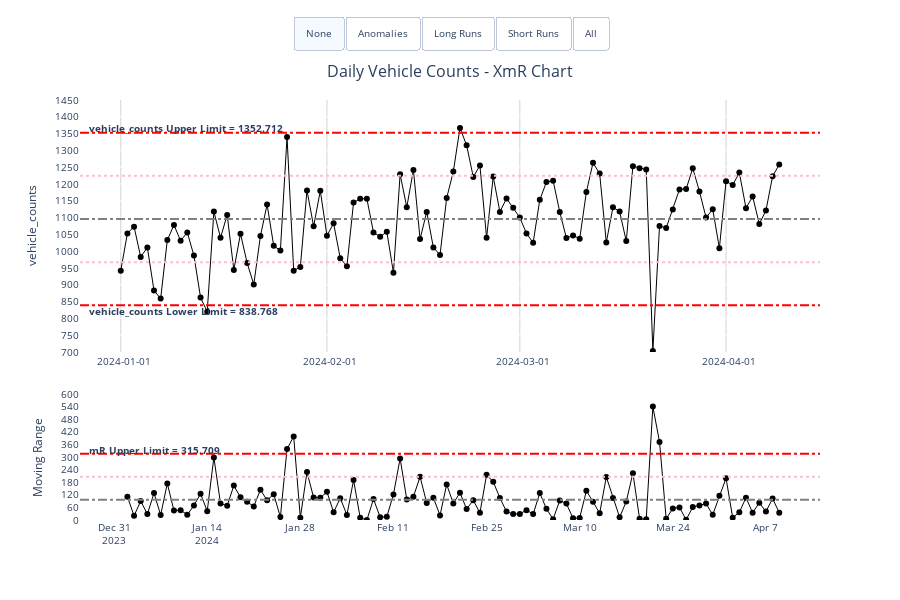

The notebook cell saved with this chart:
### Markdown cell above
## Date example

### Code cell
# Create XmR chart
xmr_chart = xmr.XmR(
    data=data,
    x_type='date_time',
    x_ser_name='date',
    y_ser_name='vehicle_counts',
    date_part_resolution='day',
    title='Daily Vehicle Counts - XmR Chart',
    # period_breaks = ['2024-01-21', '2024-03-01']
)

# Display the chart
xmr_chart.xmr_chart

### Figure 1 — Plotly figure (JSON) as saved in the notebook; plotly's stock layout.template omitted (floating-point values rounded to 4 significant figures; data arrays with more than 128 entries replaced by an {"elided": "..."} marker saying what was removed)
{"data": [{"customdata": {"elided": "100x2 float values"}, "hovertemplate": "<b>Date:</b> %{x|%Y-%m-%d}<br><b>Value:</b> %{y:,.2f}<br><b>Mean:</b>%{customdata[0]:,.2f}<br><extra></extra>", "line": {"color": "black", "width": 1}, "marker": {"color": "black", "size": 6}, "mode": "lines+markers", "name": "vehicle_counts", "type": "scatter", "x": ["2024-01-01", "2024-01-02", "2024-01-03", "2024-01-04", "2024-01-05", "2024-01-06", "2024-01-07", "2024-01-08", "2024-01-09", "2024-01-10", "2024-01-11", "2024-01-12", "2024-01-13", "2024-01-14", "2024-01-15", "2024-01-16", "2024-01-17", "2024-01-18", "2024-01-19", "2024-01-20", "2024-01-21", "2024-01-22", "2024-01-23", "2024-01-24", "2024-01-25", "2024-01-26", "2024-01-27", "2024-01-28", "2024-01-29", "2024-01-30", "2024-01-31", "2024-02-01", "2024-02-02", "2024-02-03", "2024-02-04", "2024-02-05", "2024-02-06", "2024-02-07", "2024-02-08", "2024-02-09", "2024-02-10", "2024-02-11", "2024-02-12", "2024-02-13", "2024-02-14", "2024-02-15", "2024-02-16", "2024-02-17", "2024-02-18", "2024-02-19", "2024-02-20", "2024-02-21", "2024-02-22", "2024-02-23", "2024-02-24", "2024-02-25", "2024-02-26", "2024-02-27", "2024-02-28", "2024-02-29", "2024-03-01", "2024-03-02", "2024-03-03", "2024-03-04", "2024-03-05", "2024-03-06", "2024-03-07", "2024-03-08", "2024-03-09", "2024-03-10", "2024-03-11", "2024-03-12", "2024-03-13", "2024-03-14", "2024-03-15", "2024-03-16", "2024-03-17", "2024-03-18", "2024-03-19", "2024-03-20", "2024-03-21", "2024-03-22", "2024-03-23", "2024-03-24", "2024-03-25", "2024-03-26", "2024-03-27", "2024-03-28", "2024-03-29", "2024-03-30", "2024-03-31", "2024-04-01", "2024-04-02", "2024-04-03", "2024-04-04", "2024-04-05", "2024-04-06", "2024-04-07", "2024-04-08", "2024-04-09"], "xaxis": "x", "y": [942, 1053, 1073, 983, 1011, 883, 859, 1033, 1078, 1031, 1056, 987, 862, 820, 1118, 1040, 1108, 944, 1052, 965, 901, 1045, 1139, 1016, 1002, 1340, 942, 953, 1181, 1074, 1180, 1046, 1083, 979, 955, 1145, 1156, 1156, 1056, 1043, 1058, 936, 1229, 1131, 1242, 1036, 1117, 1011, 989, 1158, 1237, 1367, 1315, 1221, 1255, 1040, 1222, 1117, 1157, 1129, 1100, 1053, 1025, 1153, 1206, 1210, 1117, 1039, 1047, 1037, 1176, 1263, 1231, 1026, 1131, 1118, 1030, 1253, 1247, 1243, 703, 1075, 1069, 1124, 1184, 1185, 1247, 1178, 1100, 1125, 1009, 1208, 1197, 1234, 1128, 1163, 1081, 1121, 1223, 1258], "yaxis": "y"}, {"customdata": {"elided": "100x2 float values"}, "hovertemplate": "<b>Date:</b> %{x|%Y-%m-%d}<br><b>Range:</b> %{y:,.2f}<br><b>Mean:</b>%{customdata[0]:,.2f}<br><extra></extra>", "line": {"color": "black", "width": 1}, "marker": {"color": "black", "size": 6}, "mode": "lines+markers", "name": "Moving Range", "type": "scatter", "x": ["2024-01-01", "2024-01-02", "2024-01-03", "2024-01-04", "2024-01-05", "2024-01-06", "2024-01-07", "2024-01-08", "2024-01-09", "2024-01-10", "2024-01-11", "2024-01-12", "2024-01-13", "2024-01-14", "2024-01-15", "2024-01-16", "2024-01-17", "2024-01-18", "2024-01-19", "2024-01-20", "2024-01-21", "2024-01-22", "2024-01-23", "2024-01-24", "2024-01-25", "2024-01-26", "2024-01-27", "2024-01-28", "2024-01-29", "2024-01-30", "2024-01-31", "2024-02-01", "2024-02-02", "2024-02-03", "2024-02-04", "2024-02-05", "2024-02-06", "2024-02-07", "2024-02-08", "2024-02-09", "2024-02-10", "2024-02-11", "2024-02-12", "2024-02-13", "2024-02-14", "2024-02-15", "2024-02-16", "2024-02-17", "2024-02-18", "2024-02-19", "2024-02-20", "2024-02-21", "2024-02-22", "2024-02-23", "2024-02-24", "2024-02-25", "2024-02-26", "2024-02-27", "2024-02-28", "2024-02-29", "2024-03-01", "2024-03-02", "2024-03-03", "2024-03-04", "2024-03-05", "2024-03-06", "2024-03-07", "2024-03-08", "2024-03-09", "2024-03-10", "2024-03-11", "2024-03-12", "2024-03-13", "2024-03-14", "2024-03-15", "2024-03-16", "2024-03-17", "2024-03-18", "2024-03-19", "2024-03-20", "2024-03-21", "2024-03-22", "2024-03-23", "2024-03-24", "2024-03-25", "2024-03-26", "2024-03-27", "2024-03-28", "2024-03-29", "2024-03-30", "2024-03-31", "2024-04-01", "2024-04-02", "2024-04-03", "2024-04-04", "2024-04-05", "2024-04-06", "2024-04-07", "2024-04-08", "2024-04-09"], "xaxis": "x2", "y": [null, 111, 20, 90, 28, 128, 24, 174, 45, 47, 25, 69, 125, 42, 298, 78, 68, 164, 108, 87, 64, 144, 94, 123, 14, 338, 398, 11, 228, 107, 106, 134, 37, 104, 24, 190, 11, 0, 100, 13, 15, 122, 293, 98, 111, 206, 81, 106, 22, 169, 79, 130, 52, 94, 34, 215, 182, 105, 40, 28, 29, 47, 28, 128, 53, 4, 93, 78, 8, 10, 139, 87, 32, 205, 105, 13, 88, 223, 6, 4, 540, 372, 6, 55, 60, 1, 62, 69, 78, 25, 116, 199, 11, 37, 106, 35, 82, 40, 102, 35], "yaxis": "y2"}, {"marker": {"color": "red", "size": 8, "symbol": "cross"}, "mode": "markers", "texttemplate": "%{y}", "type": "scatter", "visible": false, "x": ["2024-01-14", "2024-02-21", "2024-03-21"], "xaxis": "x", "y": [820, 1367, 703], "yaxis": "y"}, {"marker": {"color": "red", "size": 8, "symbol": "cross"}, "mode": "markers", "type": "scatter", "visible": false, "x": ["2024-01-26", "2024-01-27", "2024-03-21", "2024-03-22"], "xaxis": "x2", "y": [338, 398, 540, 372], "yaxis": "y2"}], "layout": {"annotations": [{"font": {"size": 16}, "showarrow": false, "text": "Daily Vehicle Counts - XmR Chart", "x": 0.5, "xanchor": "center", "xref": "paper", "y": 1.1, "yanchor": "top", "yref": "paper"}, {"font": {"size": 10}, "showarrow": false, "text": "<b>mR Upper Limit = 315.709</b>", "x": 0.01, "xanchor": "left", "xref": "paper", "y": 331.5, "yanchor": "auto", "yref": "y2"}, {"font": {"size": 10}, "showarrow": false, "text": "<b>vehicle_counts Upper Limit = 1352.712</b>", "x": 0.01, "xanchor": "left", "xref": "paper", "y": 1368.0, "yanchor": "auto", "yref": "y"}, {"font": {"size": 10}, "showarrow": false, "text": "<b>vehicle_counts Lower Limit = 838.768</b>", "x": 0.01, "xanchor": "left", "xref": "paper", "y": 823.3, "yanchor": "auto", "yref": "y"}], "font": {"size": 10}, "height": 600, "hovermode": "x", "plot_bgcolor": "white", "shapes": [{"line": {"color": "gray", "dash": "dashdot"}, "type": "line", "x0": 0, "x1": 1, "xref": "x domain", "y0": 1096.0, "y1": 1096.0, "yref": "y"}, {"line": {"color": "red", "dash": "dashdot"}, "type": "line", "x0": 0, "x1": 1, "xref": "x domain", "y0": 1353.0, "y1": 1353.0, "yref": "y"}, {"line": {"color": "red", "dash": "dashdot"}, "type": "line", "x0": 0, "x1": 1, "xref": "x domain", "y0": 838.8, "y1": 838.8, "yref": "y"}, {"line": {"color": "pink", "dash": "dot"}, "type": "line", "x0": 0, "x1": 1, "xref": "x domain", "y0": 1224.0, "y1": 1224.0, "yref": "y"}, {"line": {"color": "pink", "dash": "dot"}, "type": "line", "x0": 0, "x1": 1, "xref": "x domain", "y0": 967.3, "y1": 967.3, "yref": "y"}, {"line": {"color": "gray", "dash": "dashdot"}, "type": "line", "x0": 0, "x1": 1, "xref": "x domain", "y0": 96.61, "y1": 96.61, "yref": "y2"}, {"line": {"color": "red", "dash": "dashdot"}, "type": "line", "x0": 0, "x1": 1, "xref": "x domain", "y0": 315.7, "y1": 315.7, "yref": "y2"}, {"line": {"color": "pink", "dash": "dot"}, "type": "line", "x0": 0, "x1": 1, "xref": "x domain", "y0": 206.2, "y1": 206.2, "yref": "y2"}], "showlegend": false, "updatemenus": [{"active": 0, "buttons": [{"args": [{"visible": [true, true, false, false]}, {"annotations": [{"font": {"size": 16}, "showarrow": false, "text": "Daily Vehicle Counts - XmR Chart", "x": 0.5, "xanchor": "center", "xref": "paper", "y": 1.1, "yanchor": "top", "yref": "paper"}, {"font": {"size": 10}, "showarrow": false, "text": "<b>mR Upper Limit = 315.709</b>", "x": 0.01, "xanchor": "left", "xref": "paper", "y": 331.5, "yanchor": "auto", "yref": "y2"}, {"font": {"size": 10}, "showarrow": false, "text": "<b>vehicle_counts Upper Limit = 1352.712</b>", "x": 0.01, "xanchor": "left", "xref": "paper", "y": 1368.0, "yanchor": "auto", "yref": "y"}, {"font": {"size": 10}, "showarrow": false, "text": "<b>vehicle_counts Lower Limit = 838.768</b>", "x": 0.01, "xanchor": "left", "xref": "paper", "y": 823.3, "yanchor": "auto", "yref": "y"}], "shapes": [{"line": {"color": "gray", "dash": "dashdot"}, "type": "line", "x0": 0, "x1": 1, "xref": "x domain", "y0": 1096.0, "y1": 1096.0, "yref": "y"}, {"line": {"color": "red", "dash": "dashdot"}, "type": "line", "x0": 0, "x1": 1, "xref": "x domain", "y0": 1353.0, "y1": 1353.0, "yref": "y"}, {"line": {"color": "red", "dash": "dashdot"}, "type": "line", "x0": 0, "x1": 1, "xref": "x domain", "y0": 838.8, "y1": 838.8, "yref": "y"}, {"line": {"color": "pink", "dash": "dot"}, "type": "line", "x0": 0, "x1": 1, "xref": "x domain", "y0": 1224.0, "y1": 1224.0, "yref": "y"}, {"line": {"color": "pink", "dash": "dot"}, "type": "line", "x0": 0, "x1": 1, "xref": "x domain", "y0": 967.3, "y1": 967.3, "yref": "y"}, {"line": {"color": "gray", "dash": "dashdot"}, "type": "line", "x0": 0, "x1": 1, "xref": "x domain", "y0": 96.61, "y1": 96.61, "yref": "y2"}, {"line": {"color": "red", "dash": "dashdot"}, "type": "line", "x0": 0, "x1": 1, "xref": "x domain", "y0": 315.7, "y1": 315.7, "yref": "y2"}, {"line": {"color": "pink", "dash": "dot"}, "type": "line", "x0": 0, "x1": 1, "xref": "x domain", "y0": 206.2, "y1": 206.2, "yref": "y2"}]}], "label": "None", "method": "update"}, {"args": [{"visible": [true, true, true, true]}, {"annotations": [{"font": {"size": 16}, "showarrow": false, "text": "Daily Vehicle Counts - XmR Chart", "x": 0.5, "xanchor": "center", "xref": "paper", "y": 1.1, "yanchor": "top", "yref": "paper"}, {"font": {"size": 10}, "showarrow": false, "text": "<b>mR Upper Limit = 315.709</b>", "x": 0.01, "xanchor": "left", "xref": "paper", "y": 331.5, "yanchor": "auto", "yref": "y2"}, {"font": {"size": 10}, "showarrow": false, "text": "<b>vehicle_counts Upper Limit = 1352.712</b>", "x": 0.01, "xanchor": "left", "xref": "paper", "y": 1368.0, "yanchor": "auto", "yref": "y"}, {"font": {"size": 10}, "showarrow": false, "text": "<b>vehicle_counts Lower Limit = 838.768</b>", "x": 0.01, "xanchor": "left", "xref": "paper", "y": 823.3, "yanchor": "auto", "yref": "y"}], "shapes": [{"line": {"color": "gray", "dash": "dashdot"}, "type": "line", "x0": 0, "x1": 1, "xref": "x domain", "y0": 1096.0, "y1": 1096.0, "yref": "y"}, {"line": {"color": "red", "dash": "dashdot"}, "type": "line", "x0": 0, "x1": 1, "xref": "x domain", "y0": 1353.0, "y1": 1353.0, "yref": "y"}, {"line": {"color": "red", "dash": "dashdot"}, "type": "line", "x0": 0, "x1": 1, "xref": "x domain", "y0": 838.8, "y1": 838.8, "yref": "y"}, {"line": {"color": "pink", "dash": "dot"}, "type": "line", "x0": 0, "x1": 1, "xref": "x domain", "y0": 1224.0, "y1": 1224.0, "yref": "y"}, {"line": {"color": "pink", "dash": "dot"}, "type": "line", "x0": 0, "x1": 1, "xref": "x domain", "y0": 967.3, "y1": 967.3, "yref": "y"}, {"line": {"color": "gray", "dash": "dashdot"}, "type": "line", "x0": 0, "x1": 1, "xref": "x domain", "y0": 96.61, "y1": 96.61, "yref": "y2"}, {"line": {"color": "red", "dash": "dashdot"}, "type": "line", "x0": 0, "x1": 1, "xref": "x domain", "y0": 315.7, "y1": 315.7, "yref": "y2"}, {"line": {"color": "pink", "dash": "dot"}, "type": "line", "x0": 0, "x1": 1, "xref": "x domain", "y0": 206.2, "y1": 206.2, "yref": "y2"}]}], "label": "Anomalies", "method": "update"}, {"args": [{"visible": [true, true, false, false]}, {"annotations": [{"font": {"size": 16}, "showarrow": false, "text": "Daily Vehicle Counts - XmR Chart", "x": 0.5, "xanchor": "center", "xref": "paper", "y": 1.1, "yanchor": "top", "yref": "paper"}, {"font": {"size": 10}, "showarrow": false, "text": "<b>mR Upper Limit = 315.709</b>", "x": 0.01, "xanchor": "left", "xref": "paper", "y": 331.5, "yanchor": "auto", "yref": "y2"}, {"font": {"size": 10}, "showarrow": false, "text": "<b>vehicle_counts Upper Limit = 1352.712</b>", "x": 0.01, "xanchor": "left", "xref": "paper", "y": 1368.0, "yanchor": "auto", "yref": "y"}, {"font": {"size": 10}, "showarrow": false, "text": "<b>vehicle_counts Lower Limit = 838.768</b>", "x": 0.01, "xanchor": "left", "xref": "paper", "y": 823.3, "yanchor": "auto", "yref": "y"}], "shapes": [{"line": {"color": "gray", "dash": "dashdot"}, "type": "line", "x0": 0, "x1": 1, "xref": "x domain", "y0": 1096.0, "y1": 1096.0, "yref": "y"}, {"line": {"color": "red", "dash": "dashdot"}, "type": "line", "x0": 0, "x1": 1, "xref": "x domain", "y0": 1353.0, "y1": 1353.0, "yref": "y"}, {"line": {"color": "red", "dash": "dashdot"}, "type": "line", "x0": 0, "x1": 1, "xref": "x domain", "y0": 838.8, "y1": 838.8, "yref": "y"}, {"line": {"color": "pink", "dash": "dot"}, "type": "line", "x0": 0, "x1": 1, "xref": "x domain", "y0": 1224.0, "y1": 1224.0, "yref": "y"}, {"line": {"color": "pink", "dash": "dot"}, "type": "line", "x0": 0, "x1": 1, "xref": "x domain", "y0": 967.3, "y1": 967.3, "yref": "y"}, {"line": {"color": "gray", "dash": "dashdot"}, "type": "line", "x0": 0, "x1": 1, "xref": "x domain", "y0": 96.61, "y1": 96.61, "yref": "y2"}, {"line": {"color": "red", "dash": "dashdot"}, "type": "line", "x0": 0, "x1": 1, "xref": "x domain", "y0": 315.7, "y1": 315.7, "yref": "y2"}, {"line": {"color": "pink", "dash": "dot"}, "type": "line", "x0": 0, "x1": 1, "xref": "x domain", "y0": 206.2, "y1": 206.2, "yref": "y2"}, {"fillcolor": "pink", "line": {"color": "purple", "dash": "longdashdot", "width": 2}, "name": "Long Run", "opacity": 0.2, "path": "M 2024-01-01 00:00:00 979.5 L 2024-01-02 00:00:00 1090.5 L 2024-01-03 00:00:00 1110.5 L 2024-01-04 00:00:00 1020.5 L 2024-01-05 00:00:00 1048.5 L 2024-01-06 00:00:00 920.5 L 2024-01-07 00:00:00 896.5 L 2024-01-08 00:00:00 1070.5 L 2024-01-09 00:00:00 1115.5 L 2024-01-10 00:00:00 1068.5 L 2024-01-11 00:00:00 1093.5 L 2024-01-12 00:00:00 1024.5 L 2024-01-13 00:00:00 899.5 L 2024-01-14 00:00:00 857.5 L 2024-01-14 00:00:00 782.5 L 2024-01-13 00:00:00 824.5 L 2024-01-12 00:00:00 949.5 L 2024-01-11 00:00:00 1018.5 L 2024-01-10 00:00:00 993.5 L 2024-01-09 00:00:00 1040.5 L 2024-01-08 00:00:00 995.5 L 2024-01-07 00:00:00 821.5 L 2024-01-06 00:00:00 845.5 L 2024-01-05 00:00:00 973.5 L 2024-01-04 00:00:00 945.5 L 2024-01-03 00:00:00 1035.5 L 2024-01-02 00:00:00 1015.5 L 2024-01-01 00:00:00 904.5 Z", "type": "path"}]}], "label": "Long Runs", "method": "update"}, {"args": [{"visible": [true, true, false, false]}, {"annotations": [{"font": {"size": 16}, "showarrow": false, "text": "Daily Vehicle Counts - XmR Chart", "x": 0.5, "xanchor": "center", "xref": "paper", "y": 1.1, "yanchor": "top", "yref": "paper"}, {"font": {"size": 10}, "showarrow": false, "text": "<b>mR Upper Limit = 315.709</b>", "x": 0.01, "xanchor": "left", "xref": "paper", "y": 331.5, "yanchor": "auto", "yref": "y2"}, {"font": {"size": 10}, "showarrow": false, "text": "<b>vehicle_counts Upper Limit = 1352.712</b>", "x": 0.01, "xanchor": "left", "xref": "paper", "y": 1368.0, "yanchor": "auto", "yref": "y"}, {"font": {"size": 10}, "showarrow": false, "text": "<b>vehicle_counts Lower Limit = 838.768</b>", "x": 0.01, "xanchor": "left", "xref": "paper", "y": 823.3, "yanchor": "auto", "yref": "y"}], "shapes": [{"line": {"color": "gray", "dash": "dashdot"}, "type": "line", "x0": 0, "x1": 1, "xref": "x domain", "y0": 1096.0, "y1": 1096.0, "yref": "y"}, {"line": {"color": "red", "dash": "dashdot"}, "type": "line", "x0": 0, "x1": 1, "xref": "x domain", "y0": 1353.0, "y1": 1353.0, "yref": "y"}, {"line": {"color": "red", "dash": "dashdot"}, "type": "line", "x0": 0, "x1": 1, "xref": "x domain", "y0": 838.8, "y1": 838.8, "yref": "y"}, {"line": {"color": "pink", "dash": "dot"}, "type": "line", "x0": 0, "x1": 1, "xref": "x domain", "y0": 1224.0, "y1": 1224.0, "yref": "y"}, {"line": {"color": "pink", "dash": "dot"}, "type": "line", "x0": 0, "x1": 1, "xref": "x domain", "y0": 967.3, "y1": 967.3, "yref": "y"}, {"line": {"color": "gray", "dash": "dashdot"}, "type": "line", "x0": 0, "x1": 1, "xref": "x domain", "y0": 96.61, "y1": 96.61, "yref": "y2"}, {"line": {"color": "red", "dash": "dashdot"}, "type": "line", "x0": 0, "x1": 1, "xref": "x domain", "y0": 315.7, "y1": 315.7, "yref": "y2"}, {"line": {"color": "pink", "dash": "dot"}, "type": "line", "x0": 0, "x1": 1, "xref": "x domain", "y0": 206.2, "y1": 206.2, "yref": "y2"}, {"fillcolor": "purple", "line": {"color": "blue", "dash": "longdashdot", "width": 2}, "name": "Short Run", "opacity": 0.2, "path": "M 2024-03-17 00:00:00 1067.5 L 2024-03-18 00:00:00 1290.5 L 2024-03-19 00:00:00 1284.5 L 2024-03-20 00:00:00 1280.5 L 2024-03-21 00:00:00 740.5 L 2024-03-21 00:00:00 665.5 L 2024-03-20 00:00:00 1205.5 L 2024-03-19 00:00:00 1209.5 L 2024-03-18 00:00:00 1215.5 L 2024-03-17 00:00:00 992.5 Z", "type": "path"}, {"fillcolor": "purple", "line": {"color": "blue", "dash": "longdashdot", "width": 2}, "name": "Short Run", "opacity": 0.2, "path": "M 2024-02-19 00:00:00 1195.5 L 2024-02-20 00:00:00 1274.5 L 2024-02-21 00:00:00 1404.5 L 2024-02-22 00:00:00 1352.5 L 2024-02-23 00:00:00 1258.5 L 2024-02-23 00:00:00 1183.5 L 2024-02-22 00:00:00 1277.5 L 2024-02-21 00:00:00 1329.5 L 2024-02-20 00:00:00 1199.5 L 2024-02-19 00:00:00 1120.5 Z", "type": "path"}, {"fillcolor": "purple", "line": {"color": "blue", "dash": "longdashdot", "width": 2}, "name": "Short Run", "opacity": 0.2, "path": "M 2024-01-18 00:00:00 981.5 L 2024-01-19 00:00:00 1089.5 L 2024-01-20 00:00:00 1002.5 L 2024-01-21 00:00:00 938.5 L 2024-01-21 00:00:00 863.5 L 2024-01-20 00:00:00 927.5 L 2024-01-19 00:00:00 1014.5 L 2024-01-18 00:00:00 906.5 Z", "type": "path"}, {"fillcolor": "purple", "line": {"color": "blue", "dash": "longdashdot", "width": 2}, "name": "Short Run", "opacity": 0.2, "path": "M 2024-02-21 00:00:00 1404.5 L 2024-02-22 00:00:00 1352.5 L 2024-02-23 00:00:00 1258.5 L 2024-02-24 00:00:00 1292.5 L 2024-02-24 00:00:00 1217.5 L 2024-02-23 00:00:00 1183.5 L 2024-02-22 00:00:00 1277.5 L 2024-02-21 00:00:00 1329.5 Z", "type": "path"}]}], "label": "Short Runs", "method": "update"}, {"args": [{"visible": [true, true, true, true]}, {"annotations": [{"font": {"size": 16}, "showarrow": false, "text": "Daily Vehicle Counts - XmR Chart", "x": 0.5, "xanchor": "center", "xref": "paper", "y": 1.1, "yanchor": "top", "yref": "paper"}, {"font": {"size": 10}, "showarrow": false, "text": "<b>mR Upper Limit = 315.709</b>", "x": 0.01, "xanchor": "left", "xref": "paper", "y": 331.5, "yanchor": "auto", "yref": "y2"}, {"font": {"size": 10}, "showarrow": false, "text": "<b>vehicle_counts Upper Limit = 1352.712</b>", "x": 0.01, "xanchor": "left", "xref": "paper", "y": 1368.0, "yanchor": "auto", "yref": "y"}, {"font": {"size": 10}, "showarrow": false, "text": "<b>vehicle_counts Lower Limit = 838.768</b>", "x": 0.01, "xanchor": "left", "xref": "paper", "y": 823.3, "yanchor": "auto", "yref": "y"}], "shapes": [{"line": {"color": "gray", "dash": "dashdot"}, "type": "line", "x0": 0, "x1": 1, "xref": "x domain", "y0": 1096.0, "y1": 1096.0, "yref": "y"}, {"line": {"color": "red", "dash": "dashdot"}, "type": "line", "x0": 0, "x1": 1, "xref": "x domain", "y0": 1353.0, "y1": 1353.0, "yref": "y"}, {"line": {"color": "red", "dash": "dashdot"}, "type": "line", "x0": 0, "x1": 1, "xref": "x domain", "y0": 838.8, "y1": 838.8, "yref": "y"}, {"line": {"color": "pink", "dash": "dot"}, "type": "line", "x0": 0, "x1": 1, "xref": "x domain", "y0": 1224.0, "y1": 1224.0, "yref": "y"}, {"line": {"color": "pink", "dash": "dot"}, "type": "line", "x0": 0, "x1": 1, "xref": "x domain", "y0": 967.3, "y1": 967.3, "yref": "y"}, {"line": {"color": "gray", "dash": "dashdot"}, "type": "line", "x0": 0, "x1": 1, "xref": "x domain", "y0": 96.61, "y1": 96.61, "yref": "y2"}, {"line": {"color": "red", "dash": "dashdot"}, "type": "line", "x0": 0, "x1": 1, "xref": "x domain", "y0": 315.7, "y1": 315.7, "yref": "y2"}, {"line": {"color": "pink", "dash": "dot"}, "type": "line", "x0": 0, "x1": 1, "xref": "x domain", "y0": 206.2, "y1": 206.2, "yref": "y2"}, {"fillcolor": "pink", "line": {"color": "purple", "dash": "longdashdot", "width": 2}, "name": "Long Run", "opacity": 0.2, "path": "M 2024-01-01 00:00:00 979.5 L 2024-01-02 00:00:00 1090.5 L 2024-01-03 00:00:00 1110.5 L 2024-01-04 00:00:00 1020.5 L 2024-01-05 00:00:00 1048.5 L 2024-01-06 00:00:00 920.5 L 2024-01-07 00:00:00 896.5 L 2024-01-08 00:00:00 1070.5 L 2024-01-09 00:00:00 1115.5 L 2024-01-10 00:00:00 1068.5 L 2024-01-11 00:00:00 1093.5 L 2024-01-12 00:00:00 1024.5 L 2024-01-13 00:00:00 899.5 L 2024-01-14 00:00:00 857.5 L 2024-01-14 00:00:00 782.5 L 2024-01-13 00:00:00 824.5 L 2024-01-12 00:00:00 949.5 L 2024-01-11 00:00:00 1018.5 L 2024-01-10 00:00:00 993.5 L 2024-01-09 00:00:00 1040.5 L 2024-01-08 00:00:00 995.5 L 2024-01-07 00:00:00 821.5 L 2024-01-06 00:00:00 845.5 L 2024-01-05 00:00:00 973.5 L 2024-01-04 00:00:00 945.5 L 2024-01-03 00:00:00 1035.5 L 2024-01-02 00:00:00 1015.5 L 2024-01-01 00:00:00 904.5 Z", "type": "path"}, {"fillcolor": "purple", "line": {"color": "blue", "dash": "longdashdot", "width": 2}, "name": "Short Run", "opacity": 0.2, "path": "M 2024-03-17 00:00:00 1067.5 L 2024-03-18 00:00:00 1290.5 L 2024-03-19 00:00:00 1284.5 L 2024-03-20 00:00:00 1280.5 L 2024-03-21 00:00:00 740.5 L 2024-03-21 00:00:00 665.5 L 2024-03-20 00:00:00 1205.5 L 2024-03-19 00:00:00 1209.5 L 2024-03-18 00:00:00 1215.5 L 2024-03-17 00:00:00 992.5 Z", "type": "path"}, {"fillcolor": "purple", "line": {"color": "blue", "dash": "longdashdot", "width": 2}, "name": "Short Run", "opacity": 0.2, "path": "M 2024-02-19 00:00:00 1195.5 L 2024-02-20 00:00:00 1274.5 L 2024-02-21 00:00:00 1404.5 L 2024-02-22 00:00:00 1352.5 L 2024-02-23 00:00:00 1258.5 L 2024-02-23 00:00:00 1183.5 L 2024-02-22 00:00:00 1277.5 L 2024-02-21 00:00:00 1329.5 L 2024-02-20 00:00:00 1199.5 L 2024-02-19 00:00:00 1120.5 Z", "type": "path"}, {"fillcolor": "purple", "line": {"color": "blue", "dash": "longdashdot", "width": 2}, "name": "Short Run", "opacity": 0.2, "path": "M 2024-01-18 00:00:00 981.5 L 2024-01-19 00:00:00 1089.5 L 2024-01-20 00:00:00 1002.5 L 2024-01-21 00:00:00 938.5 L 2024-01-21 00:00:00 863.5 L 2024-01-20 00:00:00 927.5 L 2024-01-19 00:00:00 1014.5 L 2024-01-18 00:00:00 906.5 Z", "type": "path"}, {"fillcolor": "purple", "line": {"color": "blue", "dash": "longdashdot", "width": 2}, "name": "Short Run", "opacity": 0.2, "path": "M 2024-02-21 00:00:00 1404.5 L 2024-02-22 00:00:00 1352.5 L 2024-02-23 00:00:00 1258.5 L 2024-02-24 00:00:00 1292.5 L 2024-02-24 00:00:00 1217.5 L 2024-02-23 00:00:00 1183.5 L 2024-02-22 00:00:00 1277.5 L 2024-02-21 00:00:00 1329.5 Z", "type": "path"}]}], "label": "All", "method": "update"}], "direction": "right", "type": "buttons", "x": 0.5, "xanchor": "center", "y": 1.2}], "xaxis": {"anchor": "y", "automargin": true, "domain": [0, 1], "dtick": "M1", "gridcolor": "lightgray", "showgrid": true, "showline": true, "showspikes": true, "showticklabels": true, "spikemode": "across+toaxis", "spikesnap": "cursor", "tickangle": 0, "tickformat": "%Y-%m-%d", "ticklabelmode": "period", "type": "date", "zeroline": false}, "xaxis2": {"anchor": "y2", "domain": [0, 1]}, "yaxis": {"anchor": "x", "domain": [0.4, 1], "dtick": 50, "range": [700, 1450], "tickformat": "0", "title": {"text": "vehicle_counts"}}, "yaxis2": {"anchor": "x2", "domain": [0, 0.3], "dtick": 60, "range": [0, 600], "tickformat": "0", "title": {"text": "Moving Range"}}}}
